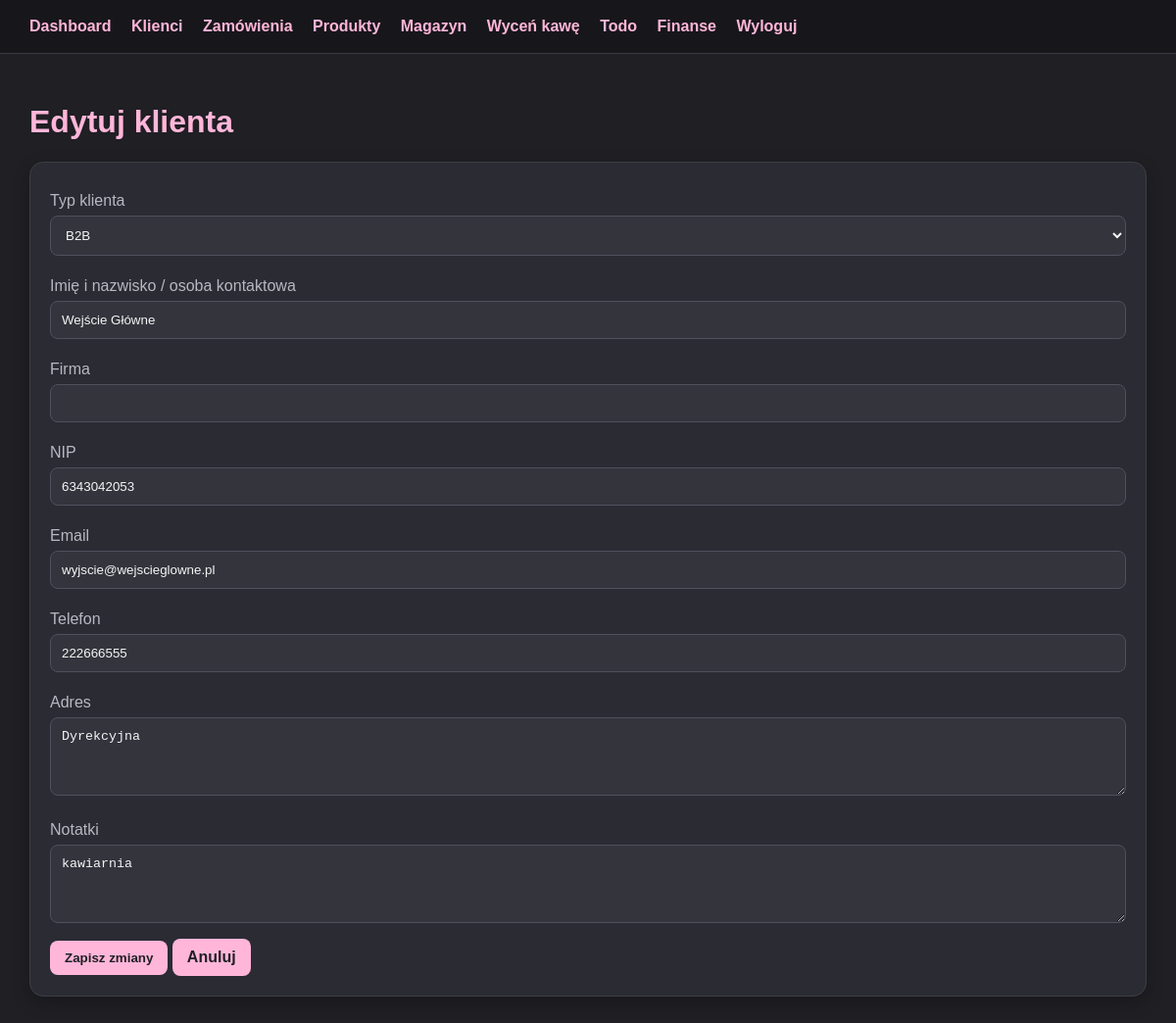
The app's page /clients/edit/1 (signed in) with its own data.
### tables this page shows
CREATE TABLE clients (
            id INTEGER PRIMARY KEY AUTOINCREMENT,
            type TEXT NOT NULL,
            name TEXT NOT NULL,
            company TEXT,
            nip TEXT,
            email TEXT,
            phone TEXT,
            address TEXT,
            notes TEXT
        );

### app.py (the view, shortened to what this page needs)
@app.route("/clients/edit/<int:client_id>", methods=["GET", "POST"])
@login_required
def client_edit(client_id):
    conn = get_db()
    client = conn.execute("SELECT * FROM clients WHERE id=?", (client_id,)).fetchone()
    conn.close()
    return render_template("client_edit.html", client=client)

### app.py (called while the page is built)
def get_db():
    conn = sqlite3.connect(DB_NAME)
    conn.row_factory = sqlite3.Row
    return conn

def login_required(function):
    @wraps(function)
    def wrapper(*args, **kwargs):
        if not session.get("logged_in"):
            return redirect(url_for("login"))
        return function(*args, **kwargs)
    return wrapper

### templates/client_edit.html (shortened to what this page needs)
{% extends "base.html" %}
{% block content %}
<h1>Edytuj klienta</h1>
<div class="card">
    <form method="post">
        <label>Typ klienta</label>
        <select name="type" required>
            <option value="b2b" {% if client["type"] == "b2b" %}selected{% endif %}>B2B</option>
        </select>
        <label>Imię i nazwisko / osoba kontaktowa</label>
        <input name="name" value="{{ client['name'] or '' }}" required>
        <label>Firma</label>
        <input name="company" value="{{ client['company'] or '' }}">
        <label>NIP</label>
        <input name="nip" value="{{ client['nip'] or '' }}">
        <label>Email</label>
        <input name="email" type="email" value="{{ client['email'] or '' }}">
        <label>Telefon</label>
        <input name="phone" value="{{ client['phone'] or '' }}">
        <label>Adres</label>
        <textarea name="address">{{ client["address"] or "" }}</textarea>
        <label>Notatki</label>
        <textarea name="notes">{{ client["notes"] or "" }}</textarea>
        <button type="submit">Zapisz zmiany</button>
        <a class="btn" href="/clients">Anuluj</a>
    </form>
</div>
{% endblock %}

### templates/base.html (style rules this page uses)
:root { --bg: #1f1f24; --panel: #2b2b33; --panel2: #34343d; --text: #f4f4f5; --muted: #b8b8c2; --pink: #ffb6d9; --pink2: #ff8fc7; --danger: #ff6b6b; --green: #8ee6a8; }
* { box-sizing: border-box; }
body { margin: 0; background: var(--bg); color: var(--text); font-family: Arial, sans-serif; }
h1, h2, h3 { color: var(--pink); }
.card { background: var(--panel); border: 1px solid #3d3d48; border-radius: 14px; padding: 20px; margin-bottom: 16px; box-shadow: 0 6px 18px rgba(0,0,0,0.22); }
label { color: var(--muted); margin-top: 10px; display: block; }
input, textarea, select { width: 100%; padding: 11px; margin: 6px 0 12px; background: var(--panel2); color: var(--text); border: 1px solid #50505d; border-radius: 8px; }
textarea { min-height: 80px; }
button, .btn { background: var(--pink); color: #1f1f24; border: none; padding: 10px 15px; border-radius: 8px; font-weight: bold; cursor: pointer; text-decoration: none; display: inline-block; }

### records on screen
clients: type "B2B", name "Wejście Główne", nip "6343042053", email "wyjscie@wejscieglowne.pl", phone "222666555", address "Dyrekcyjna", notes "kawiarnia"
